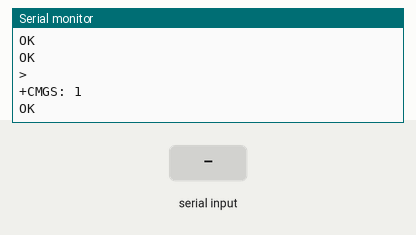
Bench run of a sketch on a simulated Arduino Uno, built with avr-gcc and run on an emulated ATmega328P. On the bench: the last lines printed to the serial monitor. Inputs (shaded band) come from the test bench. The modem accepts every AT command (registered, SIM ready, sends succeed) and sends nothing else.

Above: at 10.2 s.
10.3 s: ",\n" received over the second serial link
At 11.7 s:
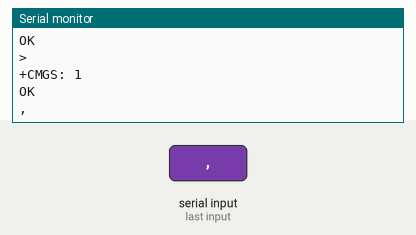
12.0 s: "90,45,200\n" received over the second serial link
At 13.0 s:
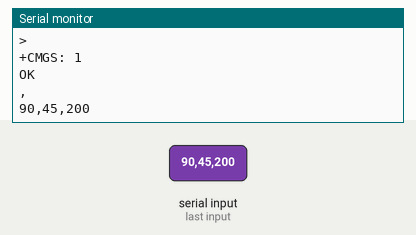
13.5 s: "90,45,200,10\n" received over the second serial link
At 14.2 s:
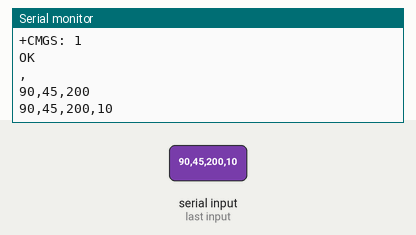
15.0 s: "90,45,200,10,150,30\n" received over the second serial link
At 16.2 s:
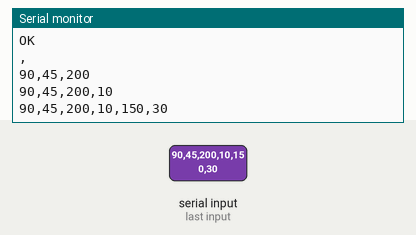
16.5 s: "0\n" received over the second serial link
At 17.7 s:
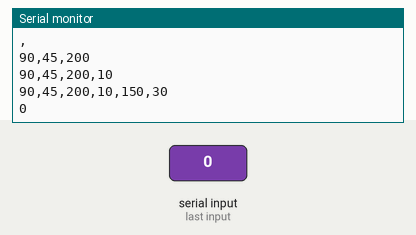

The sketch:

SIM800L_Instant_Text.ino
```cpp
#include <SoftwareSerial.h>

//Create software serial object to communicate with SIM800L
SoftwareSerial SIM800L(8, 9); //SIM800L Rx & Tx is connected to Arduino #8 & #9

void setup()
{

  /*
  AT+CPAS - check if device is ready
  AT+CGREG? - check registration status in network
  AT+CGATT? - check if device "attached to network"
  AT+CSQ - get signal level
  */
  //Begin serial communication with Arduino and Arduino IDE (Serial Monitor)
  Serial.begin(9600);

  //Begin serial communication with Arduino and SIM800L
  SIM800L.begin(9600);

  Serial.println("Initializing...");
  delay(1000);

  SIM800L.println("AT\r\n"); //Once the handshake test is successful, it will return OK
  updateSerial();

  SIM800L.println("AT+CSCS=\"GSM\""); //Set to GSM mode
  updateSerial();

  SIM800L.println("AT+SAPBR=1,1"); //
  updateSerial();

  SIM800L.println("AT+CMGF=1"); // Configuring TEXT mode
  updateSerial();
  SIM800L.println("AT+CNMI=1,2,0,0,0"); // Decides how newly arrived SMS messages should be handled
  updateSerial();

  sendSMS("TEST");
}

void loop()
{
  updateSerial();
}

void updateSerial()
{
  delay(500);
  while (Serial.available())
  {
    SIM800L.write(Serial.read());//Forward what Serial received to Software Serial Port
  }
  while(SIM800L.available())
  {
    Serial.write(SIM800L.read());//Forward what Software Serial received to Serial Port
  }
}

void sendSMS(String message){
  // AT command to set SIM800L to SMS mode
  SIM800L.print("AT+CMGF=1\r");
  delay(100);

  // REPLACE THE X's WITH THE RECIPIENT'S MOBILE NUMBER
  // USE INTERNATIONAL FORMAT CODE FOR MOBILE NUMBERS
  SIM800L.println("AT+CMGS=\"+XXXXXXXXXX\"");
  delay(100);
  // Send the SMS
  SIM800L.println(message);
  delay(100);

  // End AT command with a ^Z, ASCII code 26
  SIM800L.println((char)26);
  delay(100);
  SIM800L.println();
  // Give module time to send SMS
  delay(5000);
}
```

main.cpp
```cpp
#include <Arduino.h>
#include <TimeLib.h>
#include <time.h>
#include <EEPROM.h>
#include <SoftwareSerial.h>

//Create software serial object to communicate with SIM800L
SoftwareSerial SIM800L(9, 8); //SIM800L Rx & Tx is connected to Arduino #8 & #9

const int ROWS = 10;
const int COLUMNS = 50;
const float BASE_RSSI = 20;
const bool DEBUG_PRINT = true;

char response_array[ROWS][COLUMNS];
int response_lines;

float rssi = 99;//default signal strength, (not yet known)
float rssi_diff = 1;

//forward declarations
void establishConnection();
void GSM_setup();
time_t getTime();
void getResponse2(int timeout, bool queries_network);
void getResponse1(int timeout);
void sendSMS();
void flushBuffer();
void reset_SIM();
void check_position();

void setup()
{
  //hold arduino lifeline
  pinMode(7, OUTPUT);
  digitalWrite(7, HIGH);

  pinMode(10, OUTPUT);
  digitalWrite(10, HIGH);

  delay(500);

  //check trap status and power off if in the 'armed' position
  pinMode(11, INPUT_PULLUP);
  check_position();

  reset_SIM();
  check_position();

  //test basic AT commands
  establishConnection();
  check_position();

  GSM_setup();
  check_position();

  //get current power on time from network
  time_t power_on_time = getTime();
  check_position();

  // get last power on time from EEPROM
  time_t last_power_on_time;
  EEPROM.get(0, last_power_on_time);

  //Serial.println(difftime(power_on_time, last_power_on_time));
  if (difftime(power_on_time, last_power_on_time) < 1800){ //30 minutes
    //EEPROM.put(0, power_on_time);
    digitalWrite(7, LOW); //power arduino off
  }

  sendSMS();

 //write most recent time to EEPROM
  EEPROM.put(0, power_on_time);

  //power arduino off
  digitalWrite(7, LOW);
}

void loop(){
}

void establishConnection(){
  Serial.begin(9600);
  SIM800L.begin(9600);
  flushBuffer();

  Serial.print("Initialized");
  delay(1000);

  SIM800L.println("AT\r");
  getResponse1(3000);

  for(unsigned int m=0; m<100; m++){
    SIM800L.println("AT+CGREG?\r"); // Check if the device is registered
    getResponse1(5000);
    char reg_info[strlen(response_array[response_lines-1]) - strlen("+CGREG: ")];
    strcpy(reg_info, &response_array[response_lines-1][strlen("+CGREG: ")]);
    strtok(reg_info, ",");
    int reg = atoi(strtok(NULL, ","));
    if(reg == 0){ //not attempting to attach
      SIM800L.println("AT+CGREG=1"); //attempt to attach
      getResponse1(5000);
      }
    if(reg == 1){ //attached to network and ready to send/recive commands
      return;
    }


    delay(5000); //delay between attempts
  }
}

void GSM_setup(){
  SIM800L.println("AT+CSQ\r");
  getResponse2(10000, true);
  char signal_info[strlen(response_array[response_lines-1]) - strlen("+CSQ: ")];
  strcpy(signal_info, &response_array[response_lines-1][strlen("+CSQ: ")]);
  rssi = atoi(strtok(signal_info, ","));
  if(rssi != 99 and rssi != 0){
    rssi_diff = ((pow(10, (2*BASE_RSSI-114)/10))/(pow(10, (2*rssi-114)/10)));
  }
  Serial.print("RSSI: ");
  Serial.println(rssi);
  Serial.print("Signal Power Difference: ");
  Serial.println(rssi_diff);
  Serial.println("");

  SIM800L.println("AT+CSCS=\"GSM\"\r"); //Set to GSM mode
  getResponse1(1000);

  SIM800L.println("AT+CMGF=1\r"); // Configuring TEXT mode
  getResponse1(1000);

  SIM800L.println("AT+CNMI=1,2,0,0,0\r"); // Decides how newly arrived SMS messages should be handled
  getResponse1(1000);
}

void getResponse2(int base_timeout, bool queries_network){

  memset(response_array, '\0', sizeof response_array); //clear response array
  int timeout;
  unsigned int i = 0, j= 0;
  int time_since_last_char = 0;
  int delay_time = 20;

  if(queries_network){
    //convert signal quality to a timeout time here (UPDATE THIS METHOD)
    if(rssi == 99){
      timeout = 3*base_timeout;
    }
    else{
      Serial.print(rssi_diff*base_timeout);
      timeout = base_timeout + (rssi_diff*base_timeout);
    }
  }
  else{ //if the command has no network interaction, the timeout duration is fixed
    timeout = base_timeout;
  }

  Serial.print("timeout - ");
  Serial.print(timeout);


  while(time_since_last_char < timeout){ //waits until timeout (UNFINISHED)
    if (SIM800L.available() > 0){
      //read new lines as soon as they arrive
      time_since_last_char = 0;
      char x = SIM800L.read();
      if (x != '\n' and x != '\r'){
        if (j < sizeof(response_array[0])){ //ensure no overflow occurs
          response_array[i][j] = x;
          j++;
        }
        else {
          Serial.println("OVERFLOW");
        }
      }
      else {
        if (j > 0){ //if line is not empty (ignore empty lines)
          response_array[i][j] = '\0';  //insert null-character at end of received string
          if(strcmp("OK", response_array[i]) == 0){ // if OK response recieved (end of response)
            if (DEBUG_PRINT){
              for(unsigned int m=0; m<i+1; m++){
                Serial.println(response_array[m]);
              }
              Serial.println(""); //inserts blank line between AT commands
            }
            response_lines = i; //i is the number of full rows
            return;
          }
          i++;
          j = 0;
        }
      }
    }
    else{ //increment time since last reception
      time_since_last_char += delay_time;
    }
    delay(delay_time);
  }
  //TIMEOUT CODE HERE
  Serial.println("TIMEOUT");
}

void getResponse1(int base_timeout){
  getResponse2(base_timeout, false); //uese default argument
}

time_t getTime(){
  SIM800L.println("AT+SAPBR=0,1\r");
  getResponse1(5000);

  //remove this line to test time error functionality
  SIM800L.println("AT+SAPBR=1,1\r");
  getResponse1(5000);

  SIM800L.println("AT+CIPGSMLOC=2,1\r");
  getResponse2(10000, true);

  if (strcmp("OK", response_array[response_lines-1]) == 0){
    Serial.println("Time response line: ");
    Serial.println(response_array[response_lines-1]);

    //declare new string with enough room to fit time data without prefix
    char strip_string[] = "+CIPGSMLOC: ";
    char current_time[strlen(response_array[response_lines-1]) - strlen(strip_string)];
    strcpy(current_time, &response_array[response_lines-1][strlen(strip_string)]);

    //if only location code is returned, it must be an error
    if (strstr(current_time, ",") == NULL){
      Serial.println("Error fetching time; Non-zero location code");
    }

    char *date;
    char *time;
    strtok(current_time, ","); //remove location code
    date = strtok(NULL, ",");
    time = strtok(NULL, ",");

    Serial.print("Date is: ");
    Serial.println(date);
    Serial.print("Time is: ");
    Serial.println(time);

    uint8_t year = atoi(strtok(date, "/")) - 1970;
    uint8_t month = atoi(strtok(NULL, "/"));
    uint8_t day = atoi(strtok(NULL, "/"));
    uint8_t hour = atoi(strtok(time, ":"));
    uint8_t minute = atoi(strtok(NULL, ":"));
    uint8_t second = atoi(strtok(NULL, ":"));

    tmElements_t current_time_struct = {
      second, minute, hour,
      0, //weekday parameter is not important
      day, month, year
    };

    Serial.print("Unix Timestamp is: ");
    Serial.println(makeTime(current_time_struct));

    return makeTime(current_time_struct);
  }
  else{
    Serial.println("Error fetching time; Response was not 'OK'");
  }
}

void flushBuffer(){
  while(SIM800L.available())
  {
    SIM800L.read();
  }
}

void sendSMS(){
  SIM800L.print("AT+CMGF=1\r");
  getResponse1(1000);

  // USE INTERNATIONAL FORMAT CODE FOR MOBILE NUMBERS
  SIM800L.print("AT+CMGS=\"+64277606066\"\r"); //+64277606066
  getResponse1(5000);

  //Message to send
  SIM800L.print("Your stoat trap was set off");
  getResponse1(5000);

  // End AT command with a ^Z, ASCII code 26
  SIM800L.println((char)26);
  getResponse2(15000, true);
  delay(15000);
}

void reset_SIM(){
  digitalWrite(10, LOW);
  delay(100);
  digitalWrite(10, HIGH);
  delay(5000);
}

void check_position(){
  if (digitalRead(11)){
    digitalWrite(7, LOW);
  }
}
```

Measured:
- after the input at 10.3 s, the serial monitor: prints a new line after 0.22 s (image 1)
- after the input at 12.0 s, the serial monitor: prints a new line at once (image 2)
- after the input at 13.5 s, the serial monitor: prints a new line at once (image 3)
- after the input at 15.0 s, the serial monitor: prints a new line at once (image 4)
- after the input at 16.5 s, the serial monitor: prints a new line at once (image 5)
